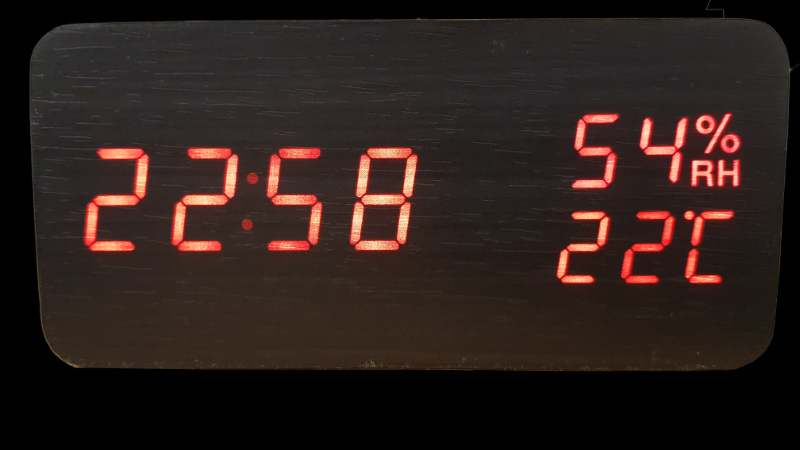
#> input picture horloge1.jpg, 800 x 450 px
$ python 'Projet Reconnaissance Image.py'
#> lines starting #> are read from the running program, lines starting #| are printed output that depends on the picture; after the words box and inside, x2 and y2 are one past the last pixel; in counts of white or black regions, pixels touching at a corner belong together
import numpy as np
from skimage import io

import datetime

import scipy.ndimage

"""
Une entreprise doit suivre la température et l'humidité de ses locaux
tous les quarts d'heures. En attendant l'installation d'eqpt connectés
permettant la remonté directe des valeurs vers un serveur dédié, chaque
salarié est chargé de prendre en photo l'horloge numérique présente sur
son bureau. Cette dernière affiche l'heure, l'humidité et la température.

L'entreprise vous sollicite pour analyser chaque image et d'en extraire
les informations utiles. Seules 2 images ont été fournies par l'entreprise :
http://acabani.free.fr/python2/horloge1.jpg
http://acabani.free.fr/python2/horloge2.jpg

Ce qui est attendu :
- Un rapport de quelques pages qui :
   - Explique notre démarche
   - Présente les différentes fonctions avec illustrations de leur utilisation
   - Difficultés rencontrées
   - Conclusion et limites de votre solution
- Code Python de votre programme au format .py

Aucune bibliothèque dédiée au traitement d'images ne doit être utilisée.
"""

def progression(i,nb_i):
    progress = int(np.trunc(100*i/(nb_i)))
    print("Progression : " + str(progress) + "% . ", end="\r")


# Génération de l'image à traité

img_originale = io.imread('horloge1.jpg')
#> img_originale is the input picture: shape (450, 800, 3); mean R, G, B 44.2, 31.4, 27.6
#img_originale = io.imread("horloge2.jpg")
img= np.copy(img_originale)
io.imshow(img)
io.show()

# Traitement de l'image pour la convertir en image binaire :

def img2gray(image):
    longueur = image.shape[0]
#> longueur = 450
    hauteur = image.shape[1]
#> hauteur = 800
    pixels = image.shape[2]
#> pixels = 3
    result = np.ndarray(shape=(longueur,hauteur), dtype=np.float64)
    print(result.shape)
#| (450, 800)
    for i in range(0,longueur):
        for j in range(0,hauteur): #  R                          G                           B
            result[i][j] = (image[i][j][0] * 0.92) + (image[i][j][1] * 0.04) + (image[i][j][2] * 0.04)

        progression(i,longueur)
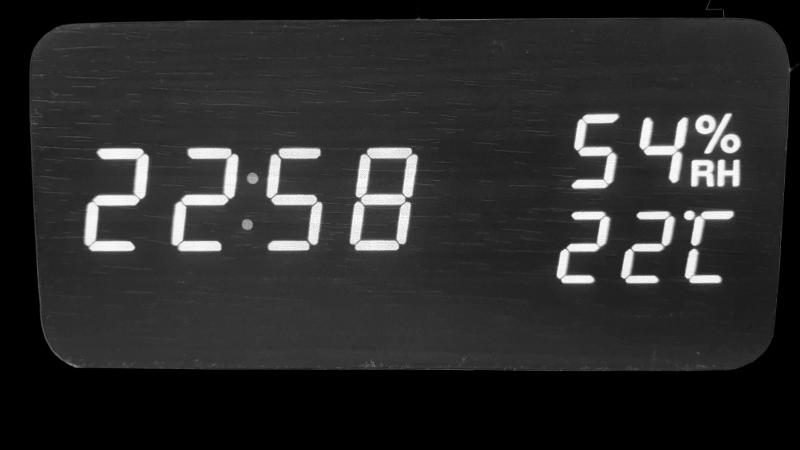
#> result: shape (450, 800) float64; min 0, max 253.6, mean 43.1
    return result

img_gray = img2gray(img)

io.imshow(img_gray, cmap="gray")
io.show()

def filter(img,matrice,coef = 1): # On envoie la matrice en paramètre et le coef de celle-ci
#> called with matrice = array of shape (3, 3), coef = 3
    result = np.copy(img)
    longueur = img.shape[0]
#> longueur = 450
    hauteur = img.shape[1]
#> hauteur = 800

    for i in range(1,longueur-1): # On ignore les extrémités des lignes
        for j in range(1,hauteur-1): # et celles des colonnes
            if np.ndim(img) == 2 : # Pour les images 2 dimensions (Noir & Blanc)
                matPixel = np.array([ [ img[i-1][j-1],img[i-1][j],img[i-1][j+1] ],
                                    [ img[i][j-1],img[i][j],img[i][j+1] ],
                                    [ img[i+1][j-1],img[i+1][j],img[i+1][j+1] ] ])
                matRes = matPixel * matrice
                result[i][j] = np.sum(matRes) * coef
        progression(i,longueur-1)
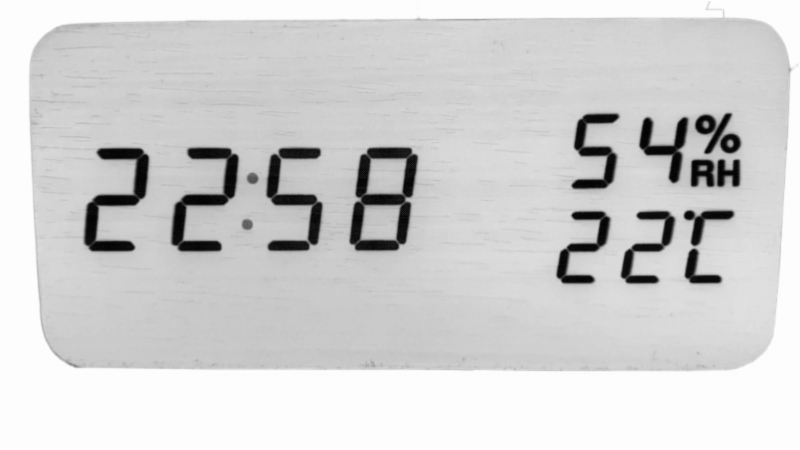
#> result: shape (450, 800) float64; min -68047.8, max 405, mean -11625.6; drawn with min black and max white
    return result

maMatrice = np.array([[ 5,-25, 5],
                      [-25, -10,-25],
                      [ 5,-25, 5]])
img_filtree = filter(img_gray,maMatrice, 3)

io.imshow(img_filtree, cmap="gray")
io.show()
print()


def zoomOut(img,zoom):
#> called with zoom = 5
    result = np.copy(img)
    result = scipy.ndimage.zoom(result, 1/zoom, mode='constant')
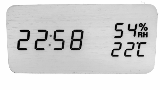
#> result: shape (90, 160) float64; min -67369.5, max 113.8, mean -11495.5; drawn with min black and max white
    return result

img_zoom = zoomOut(img_filtree, 5)
io.imshow(img_zoom, cmap="gray")
io.show()
print()

def binary_filter(img, seuil):
#> called with seuil = -34000
    result = np.copy(img)
    longueur = img.shape[0]
#> longueur = 90
    hauteur = img.shape[1]
#> hauteur = 160
    # Si l'image n'est pas de bonne dimension, on sort
    if np.ndim(img) != 2 :
        return None

    for i in range(0,longueur):
        for j in range(0,hauteur):
                if img[i][j] > seuil :
                    result[i][j] = 1
                else :
                    result[i][j] = 0
        progression(i,longueur)
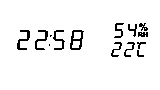
#> result: shape (90, 160) float64; values 0 (black) and 1 (white), 94.8% white; black in thin lines or dots, all inside (x1, y1, x2, y2) = (17, 23, 148, 57)
    return result


img_binaire = binary_filter(img_zoom,-34000)
io.imshow(img_binaire, cmap="gray")
io.show()
print()

print("Sauvegarde de l'image binaire sous le nom \"img_binaire.jpg\"")
io.imsave("img_binaire.jpg",img_binaire)


# Analyse de l'image


#> (the run stopped early here; a loop or call above may not have finished)

$ run again, with horloge2.jpg copied over horloge1.jpg
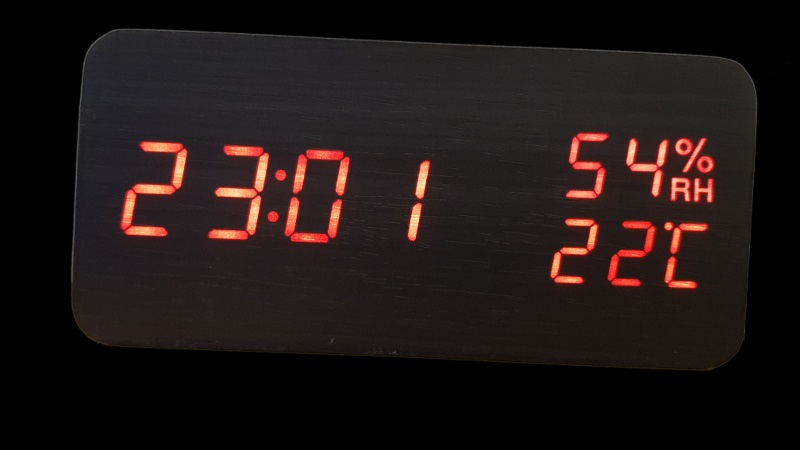
#> input picture horloge2.jpg, 800 x 450 px
#> img_originale is the input picture: shape (450, 800, 3); mean R, G, B 30.5, 21.7, 20.7
#| (450, 800)
#> after the loop in filter, `for i in range(1,longueur-1):`:
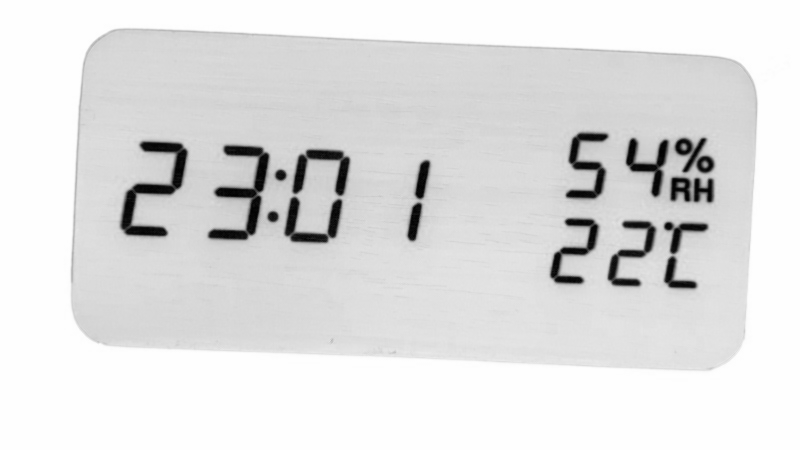
#> result: shape (450, 800) float64; min -68100.6, max 176.4, mean -8027.6; drawn with min black and max white
#> after the loop in binary_filter, `for i in range(0,longueur):`:
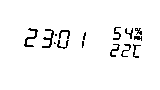
#> result: shape (90, 160) float64; values 0 (black) and 1 (white), 96.3% white; black in thin lines or dots, all inside (x1, y1, x2, y2) = (24, 27, 142, 58)
